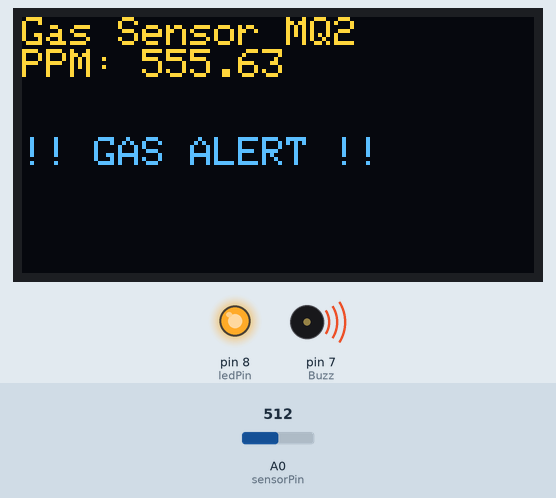
A sketch run on a simulated Arduino Uno, built with avr-gcc and run on an emulated ATmega328P. On the bench: 128×64 one-colour display, output pins drawn as LEDs (lit = HIGH), buzzer (waves = sounding, pin HIGH). Inputs (shaded band) come from the test bench; at power-on: A0 (sensorPin) = 512. The OLED is the two-colour kind (top 16 rows yellow); what the sketch prints to the serial monitor is not drawn.

Above: at 22.1 s.
Timing chart, 0 to 23.6 s (numbered marks = the images above):
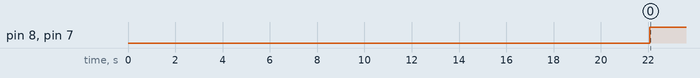

The sketch:

Class_02.ino
```cpp
#include <Wire.h>
#include <Adafruit_GFX.h>
#include <Adafruit_SSD1306.h>
#include <math.h>

#define SCREEN_WIDTH 128
#define SCREEN_HEIGHT 64
#define OLED_RESET     -1
Adafruit_SSD1306 display(SCREEN_WIDTH, SCREEN_HEIGHT, &Wire, OLED_RESET);

// Sensor and alert pins
const int sensorPin = A0;
const int Buzz = 7;
const int ledPin = 8;

// MQ2 Calibration constants
#define RL 10
#define m -0.263
#define b 0.42
#define Ro 20

// PPM threshold to trigger alert
#define GAS_THRESHOLD 3  // Set low for testing

void setup() {
  Serial.begin(9600);
  Serial.println("MQ2 warming up!");
  delay(20000); // MQ2 warm-up time

  pinMode(sensorPin, INPUT);
  pinMode(Buzz, OUTPUT);
  pinMode(ledPin, OUTPUT);

  // OLED init
  if (!display.begin(SSD1306_SWITCHCAPVCC, 0x3C)) {
    Serial.println(F("OLED failed"));
    while (true); // Stop if OLED fails
  }

  display.clearDisplay();
  display.setTextSize(1);
  display.setTextColor(SSD1306_WHITE);
  display.setCursor(0, 0);
  display.println("MQ2 Warming Up...");
  display.display();
  delay(2000);
}

void loop() {
  float sensorValue = analogRead(sensorPin);
  float VRL = sensorValue * (5.0 / 1023.0);
  float Rs = ((5.0 * RL) / VRL) - RL;
  float ratio = Rs / Ro;
  float ppm = pow(10, ((log10(ratio) - b) / m));

  Serial.print("PPM: ");
  Serial.println(ppm);

  // Hysteresis logic to stabilize alerts
  static bool alertOn = false;

  if (ppm > GAS_THRESHOLD + 0.5) {
    alertOn = true;
  } else if (ppm < GAS_THRESHOLD - 0.5) {
    alertOn = false;
  }

  // Control buzzer and LED
  digitalWrite(Buzz, alertOn ? HIGH : LOW);
  digitalWrite(ledPin, alertOn ? HIGH : LOW);

  // OLED Display
  display.clearDisplay();
  display.setCursor(0, 0);
  display.setTextSize(1);
  display.println("Gas Sensor MQ2");
  display.print("PPM: ");
  display.println(ppm, 2);

  display.setCursor(0, 30);
  if (alertOn) {
    display.println("!! GAS ALERT !!");
  } else {
    display.println("Status: SAFE");
  }

  display.display();

  delay(1000);
}
```

Measured:
- by itself, pin 8 (ledPin), pin 7 (Buzz): LOW → HIGH at 22.1 s
